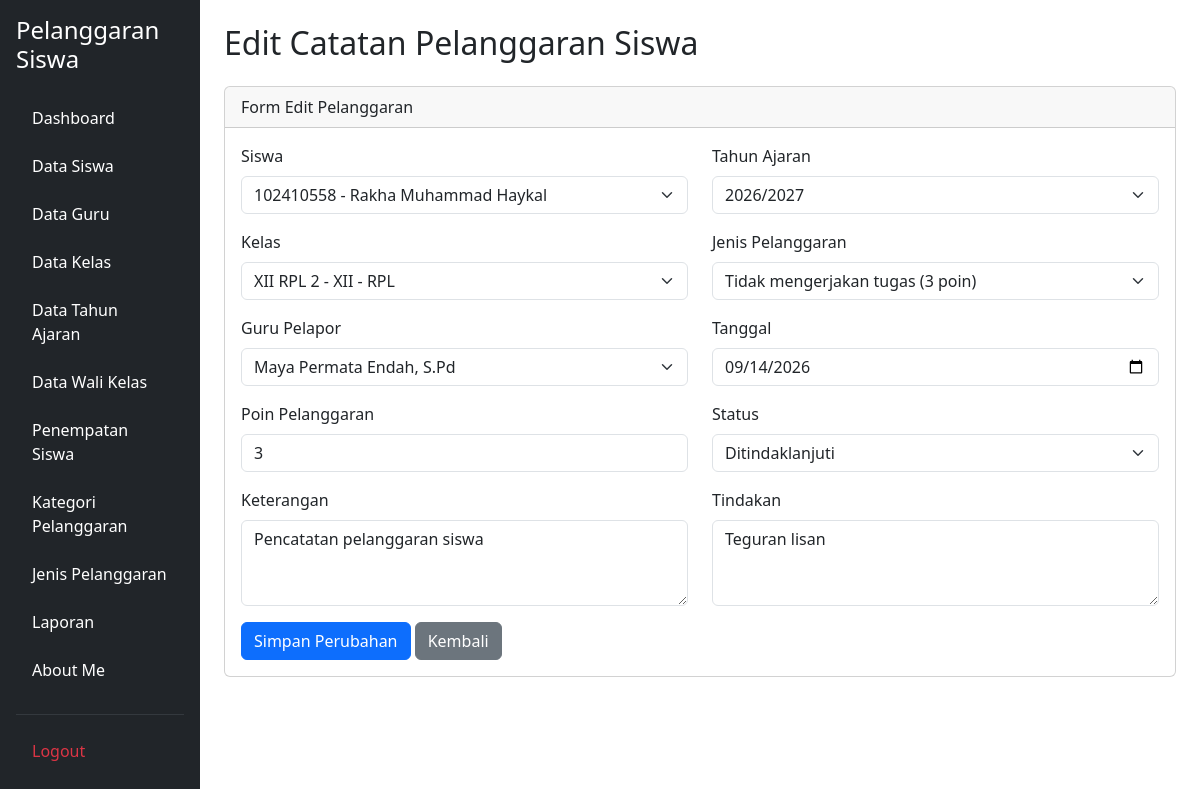
The app's page /edit_pelanggaran.php?id=1 (signed in) with its own data.
### tables this page shows
CREATE TABLE `t_pelanggaran_siswa` (
  `id` int(11) NOT NULL,
  `tahun_ajaran_id` int(11) DEFAULT NULL,
  `siswa_id` int(11) DEFAULT NULL,
  `nama_siswa` varchar(150) NOT NULL,
  `kelas_id` int(11) DEFAULT NULL,
  `nama_kelas` varchar(100) NOT NULL,
  `pelanggaran_id` int(11) DEFAULT NULL,
  `nama_pelanggaran` varchar(150) NOT NULL,
  `pelanggaran_kategori_id` int(11) DEFAULT NULL,
  `guru_id` int(11) DEFAULT NULL,
  `nama_guru` varchar(150) NOT NULL,
  `tanggal` date DEFAULT NULL,
  `keterangan` text NOT NULL,
  `poin` int(11) NOT NULL,
  `tindakan` text NOT NULL,
  `status` varchar(30) NOT NULL,
  `created_at` timestamp NOT NULL DEFAULT current_timestamp(),
  `updated_at` timestamp NOT NULL DEFAULT current_timestamp()
);

CREATE TABLE `t_siswa` (
  `id` int(11) NOT NULL,
  `nis` varchar(10) DEFAULT NULL,
  `nisn` varchar(10) NOT NULL,
  `nama` varchar(150) DEFAULT NULL,
  `jenis_kelamin` char(1) NOT NULL,
  `tanggal_lahir` date NOT NULL,
  `alamat` text NOT NULL,
  `status_aktif` tinyint(1) NOT NULL,
  `created_at` timestamp NOT NULL DEFAULT current_timestamp(),
  `updated_at` timestamp NOT NULL DEFAULT current_timestamp()
);

CREATE TABLE `t_tahun_ajaran` (
  `id` int(11) NOT NULL,
  `nama` varchar(20) DEFAULT NULL,
  `tanggal_mulai` date NOT NULL,
  `tanggal_selesai` date NOT NULL,
  `status_aktif` tinyint(1) NOT NULL,
  `created_at` timestamp NOT NULL DEFAULT current_timestamp(),
  `updated_at` timestamp NOT NULL DEFAULT current_timestamp()
);

CREATE TABLE `t_kelas` (
  `id` int(11) NOT NULL,
  `nama` varchar(100) DEFAULT NULL,
  `tingkat` varchar(20) NOT NULL,
  `jurusan` varchar(100) NOT NULL,
  `status_aktif` tinyint(1) NOT NULL,
  `created_at` timestamp NOT NULL DEFAULT current_timestamp(),
  `updated_at` timestamp NOT NULL DEFAULT current_timestamp()
);

CREATE TABLE `t_pelanggaran` (
  `id` int(11) NOT NULL,
  `pelanggaran_kategori_id` int(11) DEFAULT NULL,
  `kode` varchar(30) DEFAULT NULL,
  `nama` varchar(150) DEFAULT NULL,
  `poin` int(11) NOT NULL,
  `deskripsi` text NOT NULL,
  `status_aktif` tinyint(1) NOT NULL,
  `created_at` timestamp NOT NULL DEFAULT current_timestamp(),
  `updated_at` timestamp NOT NULL DEFAULT current_timestamp()
);

CREATE TABLE `t_guru` (
  `id` int(11) NOT NULL,
  `nip` varchar(18) NOT NULL,
  `nama` varchar(150) DEFAULT NULL,
  `email` varchar(150) NOT NULL,
  `status_aktif` tinyint(1) NOT NULL,
  `user_id` int(11) NOT NULL,
  `created_at` timestamp NOT NULL DEFAULT current_timestamp(),
  `updated_at` timestamp NOT NULL DEFAULT current_timestamp()
);

### edit_pelanggaran.php (the view, shortened to what this page needs)
<?php
include 'config/koneksi.php';
$id = (int) $_GET['id'];
$stmt = mysqli_prepare(
    $koneksi,
    "SELECT * FROM t_pelanggaran_siswa WHERE id = ?"
);
mysqli_stmt_bind_param($stmt, "i", $id);
mysqli_stmt_execute($stmt);
$hasil = mysqli_stmt_get_result($stmt);
$data = mysqli_fetch_assoc($hasil);
$siswa = mysqli_query($koneksi, "
    SELECT id, nis, nama
    FROM t_siswa
    WHERE status_aktif = 1 OR id = " . (int)$data['siswa_id'] . "
    ORDER BY nama ASC
");
$tahun = mysqli_query($koneksi, "
    SELECT id, nama
    FROM t_tahun_ajaran
    WHERE status_aktif = 1 OR id = " . (int)$data['tahun_ajaran_id'] . "
    ORDER BY id DESC
");
$kelas = mysqli_query($koneksi, "
    SELECT id, nama, tingkat, jurusan
    FROM t_kelas
    WHERE status_aktif = 1 OR id = " . (int)$data['kelas_id'] . "
    ORDER BY nama ASC
");
$pelanggaran = mysqli_query($koneksi, "
    SELECT id, nama, poin, pelanggaran_kategori_id
    FROM t_pelanggaran
    WHERE status_aktif = 1 OR id = " . (int)$data['pelanggaran_id'] . "
    ORDER BY nama ASC
");
$guru = mysqli_query($koneksi, "
    SELECT id, nama
    FROM t_guru
    WHERE status_aktif = 1 OR id = " . (int)$data['guru_id'] . "
    ORDER BY nama ASC
");
function e($nilai) {
    return htmlspecialchars((string)$nilai, ENT_QUOTES, 'UTF-8');
}
?>
<!DOCTYPE html>
<html lang="id">
<head>
    <link href="https://cdn.jsdelivr.net/npm/bootstrap@5.3.8/dist/css/bootstrap.min.css"
          rel="stylesheet">
</head>
<body>
<div class="container-fluid">
    <div class="row">
        <?php include 'layout/sidebar.php'; ?>
        <main class="col-md-9 col-lg-10 p-4">
            <h2 class="mb-4">Edit Catatan Pelanggaran Siswa</h2>
            <div class="card">
                <div class="card-header">
                    Form Edit Pelanggaran
                </div>
                <div class="card-body">
                    <form action="proses_edit_catat_pelanggaran.php"
                          method="POST">
                        <div class="row">
                            <div class="col-md-6 mb-3">
                                <label class="form-label">Siswa</label>
                                <select name="siswa_id"
                                        class="form-select" required>
                                    <?php while ($s = mysqli_fetch_assoc($siswa)) { ?>
                                        <option value="<?php echo $s['id']; ?>"
                                            <?php echo $data['siswa_id'] == $s['id'] ? 'selected' : ''; ?>>
                                            <?php echo e($s['nis'].' - '.$s['nama']); ?>
                                        </option>
                                    <?php } ?>
                                </select>
                            </div>
                            <div class="col-md-6 mb-3">
                                <label class="form-label">Tahun Ajaran</label>
                                <select name="tahun_ajaran_id"
                                        class="form-select" required>
                                    <?php while ($ta = mysqli_fetch_assoc($tahun)) { ?>
                                        <option value="<?php echo $ta['id']; ?>"
                                            <?php echo $data['tahun_ajaran_id'] == $ta['id'] ? 'selected' : ''; ?>>
                                            <?php echo e($ta['nama']); ?>
                                        </option>
                                    <?php } ?>
                                </select>
                            </div>
                            <div class="col-md-6 mb-3">
                                <label class="form-label">Kelas</label>
                                <select name="kelas_id"
                                        class="form-select" required>
                                    <?php while ($k = mysqli_fetch_assoc($kelas)) { ?>
                                        <option value="<?php echo $k['id']; ?>"
                                            <?php echo $data['kelas_id'] == $k['id'] ? 'selected' : ''; ?>>
                                            <?php echo e(
                                                $k['nama'].' - '.
                                                $k['tingkat'].' - '.
                                                $k['jurusan']
                                            ); ?>
                                        </option>
                                    <?php } ?>
                                </select>
                            </div>
                            <div class="col-md-6 mb-3">
                                <label class="form-label">Jenis Pelanggaran</label>
                                <select name="pelanggaran_id"
                                        id="pelanggaran"
                                        class="form-select" required>
                                    <?php while ($p = mysqli_fetch_assoc($pelanggaran)) { ?>
                                        <option
                                            value="<?php echo $p['id']; ?>"
                                            data-poin="<?php echo $p['poin']; ?>"
                                            data-kategori="<?php echo $p['pelanggaran_kategori_id']; ?>"
                                            <?php echo $data['pelanggaran_id'] == $p['id'] ? 'selected' : ''; ?>>
                                            <?php echo e(
                                                $p['nama'].' ('.$p['poin'].' poin)'
                                            ); ?>
                                        </option>
                                    <?php } ?>
                                </select>
                            </div>
                            <div class="col-md-6 mb-3">
                                <label class="form-label">Guru Pelapor</label>
                                <select name="guru_id"
                                        class="form-select" required>
                                    <?php while ($g = mysqli_fetch_assoc($guru)) { ?>
                                        <option value="<?php echo $g['id']; ?>"
                                            <?php echo $data['guru_id'] == $g['id'] ? 'selected' : ''; ?>>
                                            <?php echo e($g['nama']); ?>
                                        </option>
                                    <?php } ?>
                                </select>
                            </div>
                            <div class="col-md-6 mb-3">
                                <label class="form-label">Tanggal</label>
                                <input type="date"
                                       name="tanggal"
                                       class="form-control"
                                       value="<?php echo e($data['tanggal']); ?>"
                                       required>
                            </div>
                            <div class="col-md-6 mb-3">
                                <label class="form-label">Poin Pelanggaran</label>
                                <input type="number"
                                       name="poin"
                                       id="poin"
                                       class="form-control"
                                       min="0"
                                       value="<?php echo (int)$data['poin']; ?>"
                                       required>
                            </div>
                            <div class="col-md-6 mb-3">
                                <label class="form-label">Status</label>
                                <select name="status"
                                        class="form-select" required>
                                    <?php
                                    $statusList = [
                                        'Ditindaklanjuti',
                                        'Proses',
                                        'Selesai'
                                    ];
                                    foreach ($statusList as $st) {
                                    ?>
                                        <option value="<?php echo e($st); ?>"
                                            <?php echo $data['status'] == $st ? 'selected' : ''; ?>>
                                            <?php echo e($st); ?>
                                        </option>
                                    <?php } ?>
                                </select>
                            </div>
                            <div class="col-md-6 mb-3">
                                <label class="form-label">Keterangan</label>
                                <textarea name="keterangan"
                                          class="form-control"
                                          rows="3"><?php echo e($data['keterangan']); ?></textarea>
                            </div>
                            <div class="col-md-6 mb-3">
                                <label class="form-label">Tindakan</label>
                                <textarea name="tindakan"
                                          class="form-control"
                                          rows="3"><?php echo e($data['tindakan']); ?></textarea>
                            </div>
                        </div>
                        <button type="submit" class="btn btn-primary">
                            Simpan Perubahan
                        </button>
                        <a href="catat_pelanggaran.php"
                           class="btn btn-secondary">
                            Kembali
                        </a>
                    </form>
                </div>
            </div>
        </main>
    </div>
</div>
</body>
</html>

### records on screen
t_pelanggaran_siswa: siswa_id "102410558 - Rakha Muhammad Haykal", tahun_ajaran_id "2026/2027", kelas_id "XII RPL 2 - XII - RPL", pelanggaran_id "Tidak mengerjakan tugas (3 poin)", guru_id "Maya Permata Endah, S.Pd", tanggal "09/14/2026", poin "3", keterangan "Pencatatan pelanggaran siswa", tindakan "Teguran lisan"

### other values on screen
form field status "Ditindaklanjuti"
